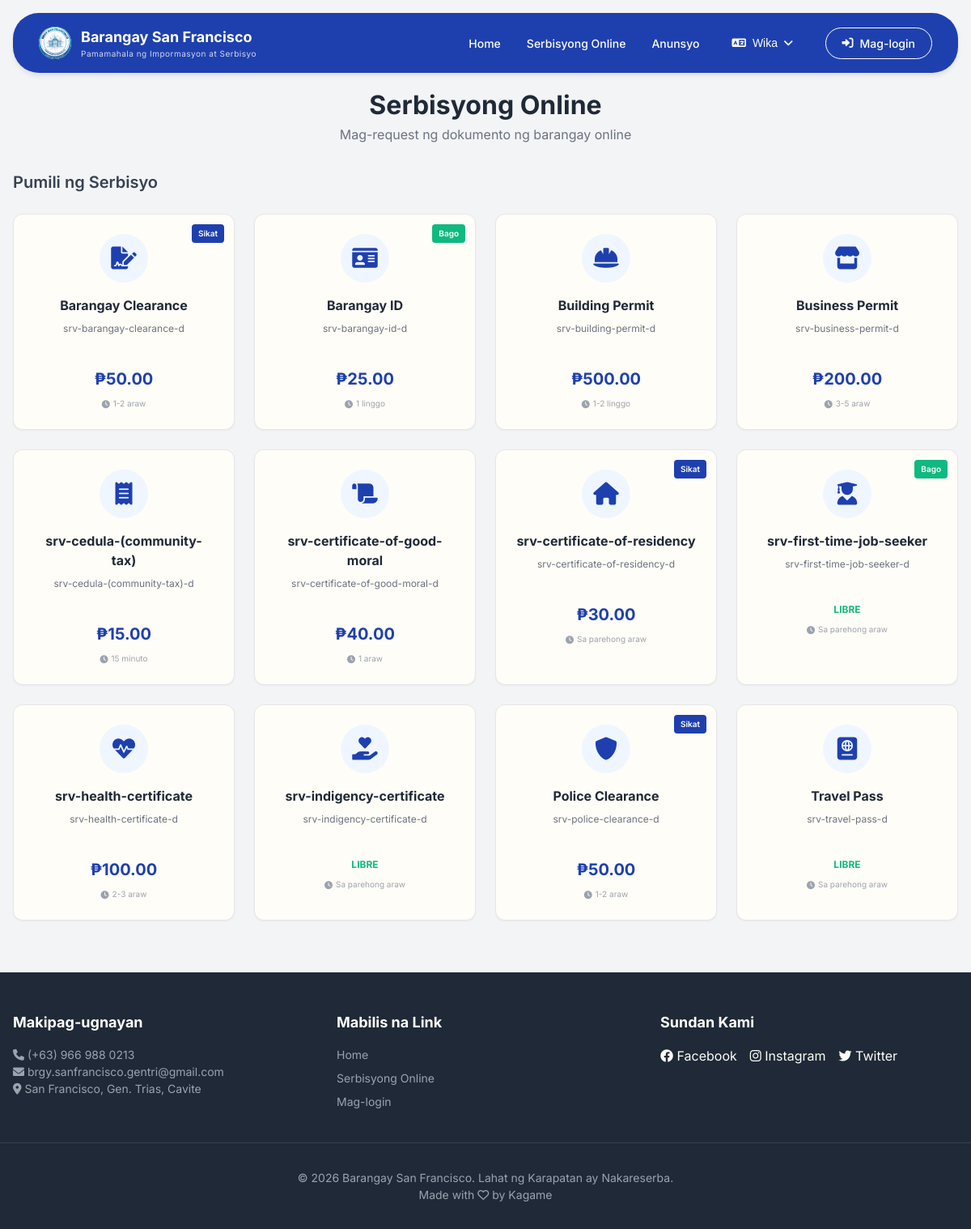
Screenshot of /pages/services.php with the database file from the repository.
### tables this page shows
CREATE TABLE IF NOT EXISTS `service` (
  `service_id` int NOT NULL AUTO_INCREMENT,
  `service_name` varchar(100) NOT NULL,
  `base_price` decimal(10,2) NOT NULL,
  `is_active` tinyint(1) DEFAULT '1',
  PRIMARY KEY (`service_id`)
);

### includes/translations/translations.php (called while the page is built, shortened)
<?php
function __($key) {
    $lang = $_SESSION['lang'] ?? 'tl';
    return $translations[$lang][$key] ?? $key;
}
?>

### includes/core/auth.php (called while the page is built, shortened)
<?php
function isLoggedIn() {
    return isset($_SESSION['household_id']) || isset($_SESSION['admin_id']);
}
?>

### includes/core/queries.php (called while the page is built, shortened)
<?php
function getServices() {
    global $conn;
    $sql = "SELECT * FROM service WHERE is_active = 1 ORDER BY service_id";
    $stmt = $conn->prepare($sql);
    $stmt->execute();
    $result = $stmt->get_result();
    return $result->fetch_all(MYSQLI_ASSOC);
}
?>

### pages/services.php (the view, shortened to what this page needs)
<?php
$services = getServices();
$serviceIcons = [
    'Barangay Clearance' => 'fa-file-signature',
    'Certificate of Residency' => 'fa-home',
    'Business Permit' => 'fa-store',
    'Indigency Certificate' => 'fa-hand-holding-heart',
    'Police Clearance' => 'fa-shield-alt',
    'Cedula (Community Tax)' => 'fa-receipt',
    'Certificate of Good Moral' => 'fa-scroll',
    'First Time Job Seeker' => 'fa-user-graduate',
    'Barangay ID' => 'fa-id-card',
    'Health Certificate' => 'fa-heartbeat',
    'Building Permit' => 'fa-hard-hat',
    'Travel Pass' => 'fa-passport'
];
$processingTimes = [
    'Barangay Clearance' => __('processing-1-2-days'),
    'Certificate of Residency' => __('processing-same-day'),
    'Business Permit' => __('processing-3-5-days'),
    'Indigency Certificate' => __('processing-same-day'),
    'Police Clearance' => __('processing-1-2-days'),
    'Cedula (Community Tax)' => __('processing-15-min'),
    'Certificate of Good Moral' => __('processing-1-day'),
    'First Time Job Seeker' => __('processing-same-day'),
    'Barangay ID' => __('processing-1-week'),
    'Health Certificate' => __('processing-2-3-days'),
    'Building Permit' => __('processing-1-2-weeks'),
    'Travel Pass' => __('processing-same-day')
];
$popularServices = ['Barangay Clearance', 'Certificate of Residency', 'Police Clearance'];
$newServices = ['First Time Job Seeker', 'Barangay ID'];
include '../includes/layouts/header.php';
?>
<link rel="stylesheet" href="/barangay-residence-system/assets/css/pages/services.css">
<?php include '../includes/layouts/navbar.php'; ?>
<main class="container">
    <div id="serviceSelection">
        <div class="service-header">
            <h2><?php echo __('services-page-title'); ?></h2>
            <p><?php echo __('services-page-subtitle'); ?></p>
        </div>
        <h3 class="section-subtitle"><?php echo __('select-service'); ?></h3>
        <div class="services-grid">
            <?php foreach ($services as $service):
                $name = $service['service_name'];
                $icon = $serviceIcons[$name] ?? 'fa-file-alt';
                $processingTime = $processingTimes[$name] ?? __('processing-2-3-days');
                $isPopular = in_array($name, $popularServices);
                $isNew = in_array($name, $newServices);
                $serviceKey = strtolower(str_replace(' ', '-', $name));
                $serviceNameTrans = __("srv-$serviceKey") ?? $name;
                $serviceDescTrans = __("srv-$serviceKey-d") ?? ($service['description'] ?? '');
            ?>
            <div onclick="openServiceModal('<?php echo addslashes($name); ?>', <?php echo $service['base_price']; ?>)" class="card card-hover service-card">
                <?php if ($isPopular): ?>
                    <span class="service-badge popular"><?php echo __('popular'); ?></span>
                <?php elseif ($isNew): ?>
                    <span class="service-badge new"><?php echo __('new'); ?></span>
                <?php endif; ?>
                <div class="service-icon">
                    <i class="fas <?php echo $icon; ?>"></i>
                </div>
                <h4><?php echo $serviceNameTrans; ?></h4>
                <p class="service-description"><?php echo $serviceDescTrans; ?></p>
                <?php if ($service['base_price'] == 0): ?>
                    <p class="service-price free"><?php echo __('free'); ?></p>
                <?php else: ?>
                    <p class="service-price">₱<?php echo number_format($service['base_price'], 2); ?></p>
                <?php endif; ?>
                <div class="processing-time">
                    <i class="fas fa-clock"></i>
                    <span><?php echo $processingTime; ?></span>
                </div>
            </div>
            <?php endforeach; ?>
        </div>
    </div>
</main>
<?php include '../includes/layouts/footer.php'; ?>

### includes/layouts/header.php (shortened to what this page needs)
<!DOCTYPE html>
<html lang="<?php echo $_SESSION['lang'] ?? 'tl'; ?>">
<head>
    <link rel="stylesheet" href="https://cdnjs.cloudflare.com/ajax/libs/font-awesome/6.0.0/css/all.min.css">
    <link rel="stylesheet" href="/barangay-residence-system/assets/css/main.css">
</head>
<body>

### includes/layouts/navbar.php (shortened to what this page needs)
<nav class="navbar">
    <a href="/barangay-residence-system/pages/index.php" class="navbar-logo">
        <div class="navbar-logo-img">
            <img src="/barangay-residence-system/assets/images/logo.png" alt="Logo">
        </div>
        <div>
            <h1>Barangay San Francisco</h1>
            <p><?php echo __('sub-header'); ?></p>
        </div>
    </a>
    <div class="navbar-links">
        <a href="/barangay-residence-system/pages/index.php"><?php echo __('nav-home'); ?></a>
        <a href="/barangay-residence-system/pages/services.php"><?php echo __('nav-services'); ?></a>
        <a href="/barangay-residence-system/pages/announcements.php"><?php echo __('nav-announcements'); ?></a>
        <div class="lang-dropdown">
            <button id="langBtn" class="lang-btn">
                <i class="fas fa-language"></i>
                <span id="currentLangLabel"><?php echo __('language'); ?></span>
                <i id="langArrow" class="fas fa-angle-down"></i>
            </button>
        </div>
        <?php if (isLoggedIn()): ?>
            <?php if (isAdmin()): ?>
                <a href="/barangay-residence-system/pages/dashboard.php" class="btn btn-outline">
                    <i class="fas fa-chalkboard-user"></i> <?php echo __('admin-dashboard'); ?>
                </a>
            <?php else: ?>
                <a href="/barangay-residence-system/pages/user.php" class="btn btn-outline">
                    <i class="fa-solid fa-user"></i> <?php echo __('my-dashboard'); ?>
                </a>
            <?php endif; ?>
        <?php else: ?>
            <a href="/barangay-residence-system/pages/login.php" class="btn btn-outline">
                <i class="fas fa-sign-in-alt"></i> <?php echo __('login'); ?>
            </a>
        <?php endif; ?>
    </div>
</nav>

### includes/layouts/footer.php (shortened to what this page needs)
<footer class="footer">
    <div class="footer-content">
        <div>
            <h5><?php echo __('f-contact'); ?></h5>
            <p><i class="fas fa-phone"></i> (+63) 966 988 0213</p>
            <p><i class="fas fa-envelope"></i> brgy.sanfrancisco.gentri@gmail.com</p>
            <p><i class="fas fa-map-marker-alt"></i> San Francisco, Gen. Trias, Cavite</p>
        </div>
        <div>
            <h5><?php echo __('f-links'); ?></h5>
            <ul>
                <li><a href="/barangay-residence-system/pages/index.php"><?php echo __('nav-home'); ?></a></li>
                <li><a href="/barangay-residence-system/pages/services.php"><?php echo __('nav-services'); ?></a></li>
                <li><a href="/barangay-residence-system/pages/login.php"><?php echo __('login'); ?></a></li>
            </ul>
        </div>
        <div>
            <h5><?php echo __('f-follow'); ?></h5>
            <div class="social-icons">
                <a href="https://www.facebook.com/tayog.kagame" target="_blank"><i class="fab fa-facebook"></i> Facebook</a>
                <a href="https://www.instagram.com/_tayog/" target="_blank"><i class="fab fa-instagram"></i> Instagram</a>
                <a href="#"><i class="fab fa-twitter" target="_blank"></i> Twitter</a>
            </div>
        </div>
    </div>
    <p class="footer-copyright"><?php echo __('footer-copy'); ?></p>
    <p class="footer-copyright">Made with <i class="fa-regular fa-heart"></i> by
        <a href="https://kamen-rider-tayog.github.io/tayog-portfolio/" target="blank">Kagame</a>
    </p>
</footer>
</body>
</html>

### assets/css/pages/services.css (style rules this page uses)
.service-header { text-align: center; margin-bottom: 2rem; }
.service-header h2 { font-size: 2rem; font-weight: 700; color: var(--gray-800); }
.service-header p { color: var(--gray-500); }
.section-subtitle { margin-bottom: 1.5rem; font-size: 1.25rem; font-weight: 600; color: var(--gray-700); }
.services-grid { display: grid; grid-template-columns: repeat(4, 1fr); gap: 1.5rem; margin-bottom: 3rem; }
.service-card { text-align: center; cursor: pointer; padding: 1.5rem; transition: all 0.3s ease; position: relative; }
.service-icon { width: 60px; height: 60px; background-color: var(--primary-blue-50); border-radius: 50%; display: flex; align-items: center; justify-content: center; margin: 0 auto 1rem; color: var(--primary-blue); font-size: 1.75rem; transition: all 0.3s ease; }
.service-card h4 { font-size: 1rem; font-weight: 700; margin-bottom: 0.5rem; color: var(--gray-800); }
.service-description { font-size: 0.75rem; color: var(--gray-500); margin-bottom: 1rem; min-height: 2.5rem; }
.service-price { font-size: 1.25rem; font-weight: 700; color: var(--primary-blue); }
.service-price.free { color: var(--success-green); font-size: 0.75rem; text-transform: uppercase; }
.service-badge { position: absolute; top: 0.75rem; right: 0.75rem; background-color: var(--warning-orange); color: var(--white); font-size: 0.625rem; padding: 0.25rem 0.5rem; border-radius: 0.25rem; font-weight: 600; }
.service-badge.popular { background-color: var(--primary-blue); }
.service-badge.new { background-color: var(--success-green); }
.processing-time { font-size: 0.625rem; color: var(--gray-400); margin-top: 0.5rem; display: flex; align-items: center; justify-content: center; gap: 0.25rem; }

### assets/css/base/variables.css (style rules this page uses)
:root { --primary-blue: #1e40af; --primary-blue-dark: #1e3a8a; --primary-blue-light: #3b82f6; --primary-blue-50: #eff6ff; --white: #fffdf7; --gray-50: #f9fafb; --gray-100: #f3f4f6; --gray-200: #e5e7eb; --gray-300: #d1d5db; --gray-400: #9ca3af; --gray-500: #6b7280; --gray-600: #4b5563; --gray-700: #374151; --gray-800: #1f2937; --gray-900: #111827; --error-red: #b91c1c; --error-red-light: #fef2f2; --success-green: #10b981; --success-green-light: #d1fae5; --warning-orange: #f59e0b; --warning-orange-light: #fffbeb; --shadow-sm: 0 1px 2px 0 rgba(0, 0, 0, 0.05); --shadow-md: 0 4px 6px -1px rgba(0, 0, 0, 0.1); --shadow-lg: 0 10px 15px -3px rgba(0, 0, 0, 0.1); --shadow-xl: 0 20px 25px -5px rgba(0, 0, 0, 0.1); --radius-sm: 0.375rem; --radius-md: 0.5rem; --radius-lg: 0.75rem; --radius-xl: 1rem; }

### assets/css/base/typography.css (style rules this page uses)
h1 { font-size: 2rem; font-weight: 700; }
h2 { font-size: 1.5rem; font-weight: 600; }
h3 { font-size: 1.25rem; font-weight: 600; }
h4 { font-size: 1.125rem; font-weight: 600; }

### assets/css/components/buttons.css (style rules this page uses)
.btn { display: inline-block; padding: 0.625rem 1.25rem; border-radius: var(--radius-md); font-weight: 600; font-size: 0.875rem; cursor: pointer; transition: all 0.3s ease; border: none; text-align: center; }
.btn-outline { background-color: transparent; border: 2px solid var(--primary-blue); color: var(--primary-blue); }

### assets/css/components/cards.css (style rules this page uses)
.card { background-color: var(--white); border-radius: var(--radius-lg); box-shadow: var(--shadow-sm); border: 1px solid var(--gray-200); transition: all 0.3s ease; }

### assets/css/sections/footer.css (style rules this page uses)
.footer { background-color: var(--gray-800); color: var(--white); padding-top: 3rem; padding-bottom: 2rem; margin-top: auto; }
.footer-content { max-width: 1280px; margin: 0 auto; padding: 0 1rem; display: grid; grid-template-columns: repeat(3, 1fr); gap: 2rem; border-bottom: 1px solid var(--gray-700); padding-bottom: 2rem; margin-bottom: 2rem; }
.footer h5 { font-size: 1.125rem; font-weight: bold; margin-bottom: 1rem; }
.footer p, .footer ul { color: var(--gray-400); font-size: 0.875rem; }
.footer ul { list-style: none; }
.footer ul li { margin-bottom: 0.5rem; }
.social-icons { display: flex; gap: 1rem; }
.footer-copyright { text-align: center; color: var(--gray-500); font-size: 0.75rem; }

### rows the page displays
service: service_name "Barangay Clearance", service_name "srv-barangay-clearance-d", base_price "50.00", service_name "1-2 araw"
service: service_name "Barangay ID", service_name "srv-barangay-id-d", base_price "25.00", service_name "1 linggo"
service: service_name "Building Permit", service_name "srv-building-permit-d", base_price "500.00", service_name "1-2 linggo"
service: service_name "Business Permit", service_name "srv-business-permit-d", base_price "200.00", service_name "3-5 araw"
service: service_name "srv-cedula-(community-tax)", service_name "srv-cedula-(community-tax)-d", base_price "15.00", service_name "15 minuto"
service: service_name "srv-certificate-of-good-moral", service_name "srv-certificate-of-good-moral-d", base_price "40.00", service_name "1 araw"
service: service_name "srv-certificate-of-residency", service_name "srv-certificate-of-residency-d", base_price "30.00", service_name "Sa parehong araw"
service: service_name "srv-first-time-job-seeker", service_name "srv-first-time-job-seeker-d", service_name "Sa parehong araw"
service: service_name "srv-health-certificate", service_name "srv-health-certificate-d", base_price "100.00", service_name "2-3 araw"
service: service_name "srv-indigency-certificate", service_name "srv-indigency-certificate-d", service_name "Sa parehong araw"
service: service_name "Police Clearance", service_name "srv-police-clearance-d", base_price "50.00", service_name "1-2 araw"
service: service_name "Travel Pass", service_name "srv-travel-pass-d", service_name "Sa parehong araw"

### other values shown
__('sub-header') "Pamamahala ng Impormasyon at Serbisyo"
__('nav-home') "Home"
__('nav-services') "Serbisyong Online"
__('nav-announcements') "Anunsyo"
__('language') "Wika"
__('login') "Mag-login"
__('services-page-title') "Serbisyong Online"
__('services-page-subtitle') "Mag-request ng dokumento ng barangay online"
__('select-service') "Pumili ng Serbisyo"
__('f-contact') "Makipag-ugnayan"
__('f-links') "Mabilis na Link"
__('f-follow') "Sundan Kami"
__('footer-copy') "© 2026 Barangay San Francisco. Lahat ng Karapatan ay Nakareserba."
